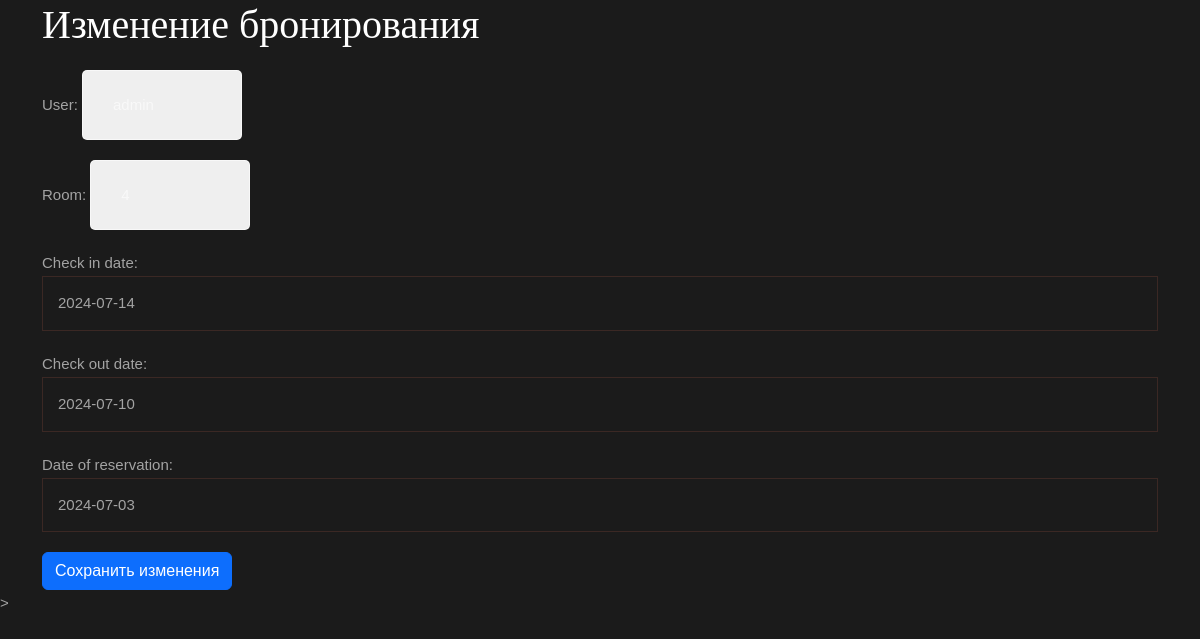
Before: /booking/15/update/ with the older database file.
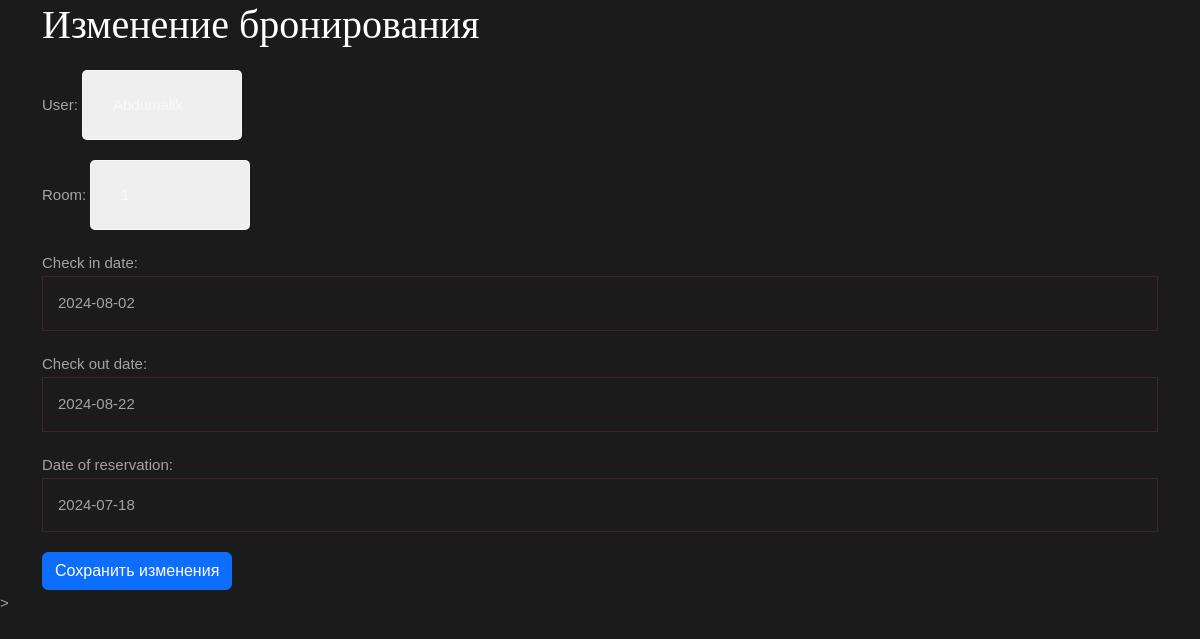
After: the same page with the newer database file.
### apps/rooms/models.py (models this page shows, shortened)
class Booking(models.Model):
    user = models.ForeignKey(
        User,
        on_delete=models.CASCADE,
        related_name='bookings'
    )
    room = models.ForeignKey(
        Room,
        on_delete=models.CASCADE,
        related_name='bookings'
    )
    check_in_date = models.DateField()
    check_out_date = models.DateField()
    date_of_reservation = models.DateField(default=timezone.now)
    MIN_STAY_DURATION = 2
    class Meta:
        ordering = ['-date_of_reservation']

### apps/rooms/views.py (the view, shortened to what this page needs)
# urls.py: path('booking/<int:pk>/update/', BookingUpdateView.as_view(), name="booking_update"),
class BookingUpdateView(generic.UpdateView):
    model = Booking
    form_class = BookingForm
    template_name = 'booking/update.html'
    success_url = reverse_lazy('admin_bookings')

### apps/rooms/forms.py
class BookingForm(forms.ModelForm):
    class Meta:
        model = Booking
        fields = [
            'user',
            'room',
            'check_in_date',
            'check_out_date',
            'date_of_reservation',
        ]

### apps/rooms/models.py (called while the page is built)
    def __str__(self):
        return str(self.number)

### templates/booking/update.html (shortened to what this page needs)
{% extends 'base/base.html' %}
{% block content %}
    <div class="container">
        <h1>Изменение бронирования</h1>
        <form method="post">
            {{ form.as_p }}
            <button type="submit" class="btn btn-primary">Сохранить изменения</button>
        </form>
    </div>
{% endblock %}

Changed rows visible on the page:
changed Booking: user "admin" → "Abdumalik"; room "4" → "1"; check_in_date "2024-07-14" → "2024-08-02"; check_out_date "2024-07-10" → "2024-08-22"; date_of_reservation "2024-07-03" → "2024-07-18"
